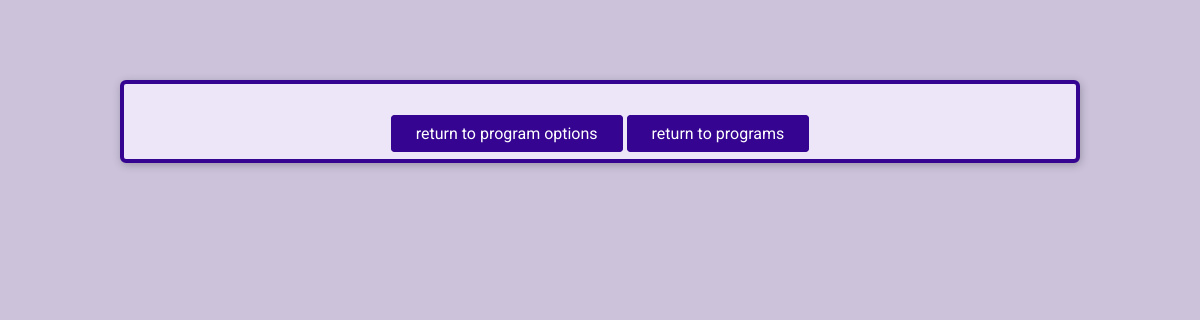
Before: /form_builder/view_question_submitted/2 with the older database file.
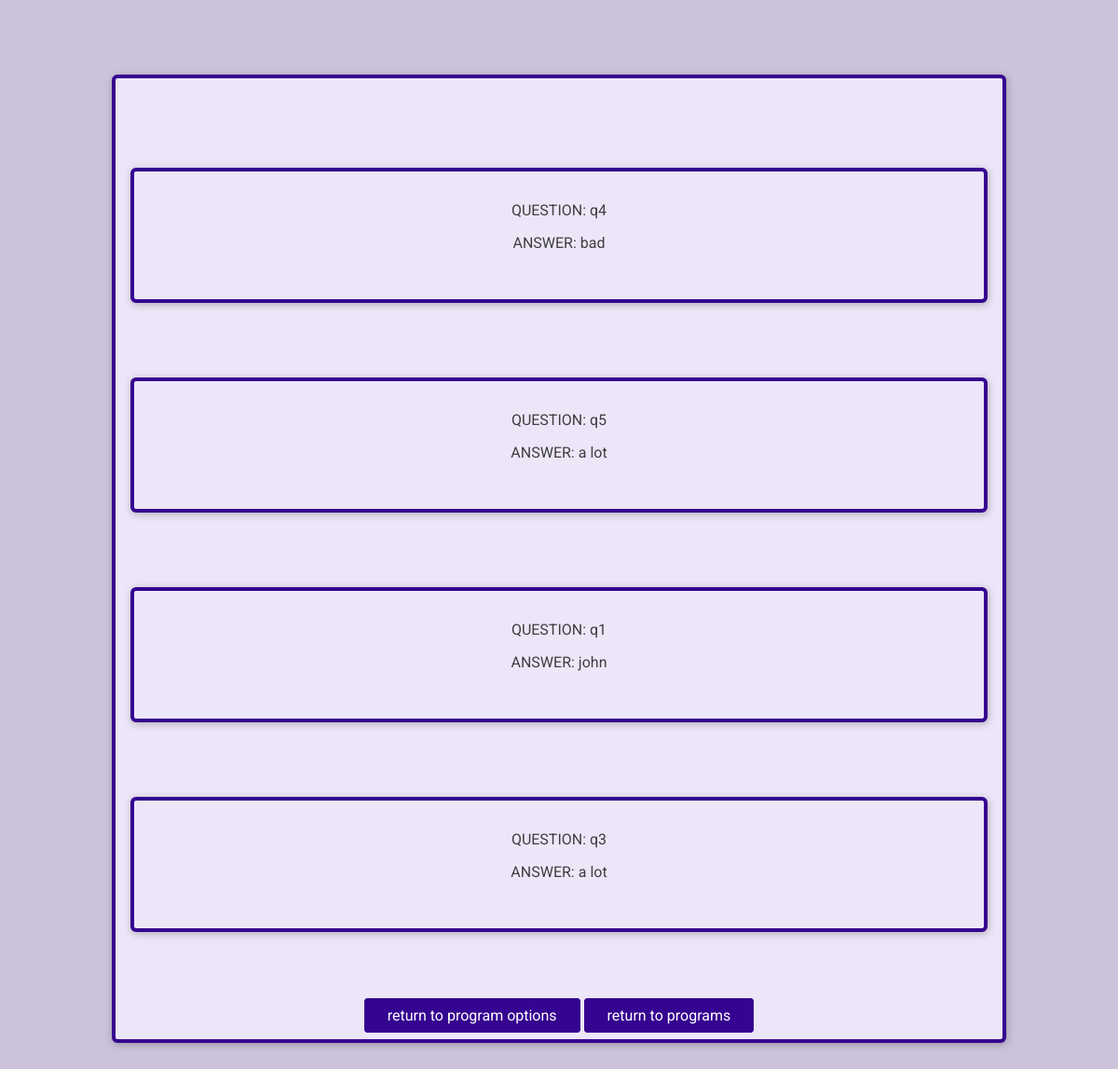
After: the same page with the newer database file.
### form_builder/models.py (models this page shows)
class Question(models.Model):
    question = models.CharField(max_length=250, null= True, blank= True)
    answer = models.CharField(max_length=250,null=True, blank=True)
    answer_format = models.CharField(max_length=50, default='text field')
    programs = models.ManyToManyField(Program, blank=True, null=True)

### form_builder/views.py (the view)
# urls.py: path('form_builder/view_question_submitted/<program_id>', views.view_question_submitted, name="view_question_submitted"),
def view_question_submitted(request, program_id):
    questions_submitted = []
    questions = Question.objects.all()
    for question in questions:
        for program in question.programs.all():
            if str(program.id) == program_id and question.answer is not None:
                questions_submitted.append(question)
    return render(request, 'form_builder/view_question_submitted.html',{
        'questions_submitted': questions_submitted,
        'program_id': program_id
    } )

### form_builder/templates/form_builder/view_question_submitted.html (shortened to what this page needs)
{% load static %}
<!DOCTYPE html>
<html lang="en">
<head>
    <link rel="stylesheet" href="{% static 'form_builder/styles/base.css' %}">
    <link rel="stylesheet" href="{% static 'form_builder/styles/starter.css' %}">
</head>
<body>
    <main>
        <article>
        {% for q in questions_submitted %}
        <article>
            <div>
                <p>QUESTION: {{q.question}}</p>
                <p>ANSWER: {{q.answer}}</p>
            </div>
            <br>
        </article>
        {% endfor %}
        <div id ="registration-actions">
            <a href="/form_builder/program_options/{{program_id}}" class="btn">return to program options</a>
            <a href="/form_builder/" class="btn">return to programs</a>
        </div>
    </article>
    </main>
    </body>
</html>

### form_builder/static/form_builder/styles/base.css (style rules this page uses)
* { box-sizing: border-box; }
body { font-family: 'Roboto', sans-serif; margin: 0; background-color: #ccc3db; color: #3e3e41; }
button, .btn { cursor: pointer; font: inherit; padding: 0.5rem 1.5rem; background-color: #350490; border: 1px solid #350490; color: white; border-radius: 4px; text-decoration: none; }

Changed rows visible on the page:
added Question: question "q4", answer "bad"
added Question: question "q5", answer "a lot"
added Question: question "q1", answer "john"
added Question: question "q3", answer "a lot"
